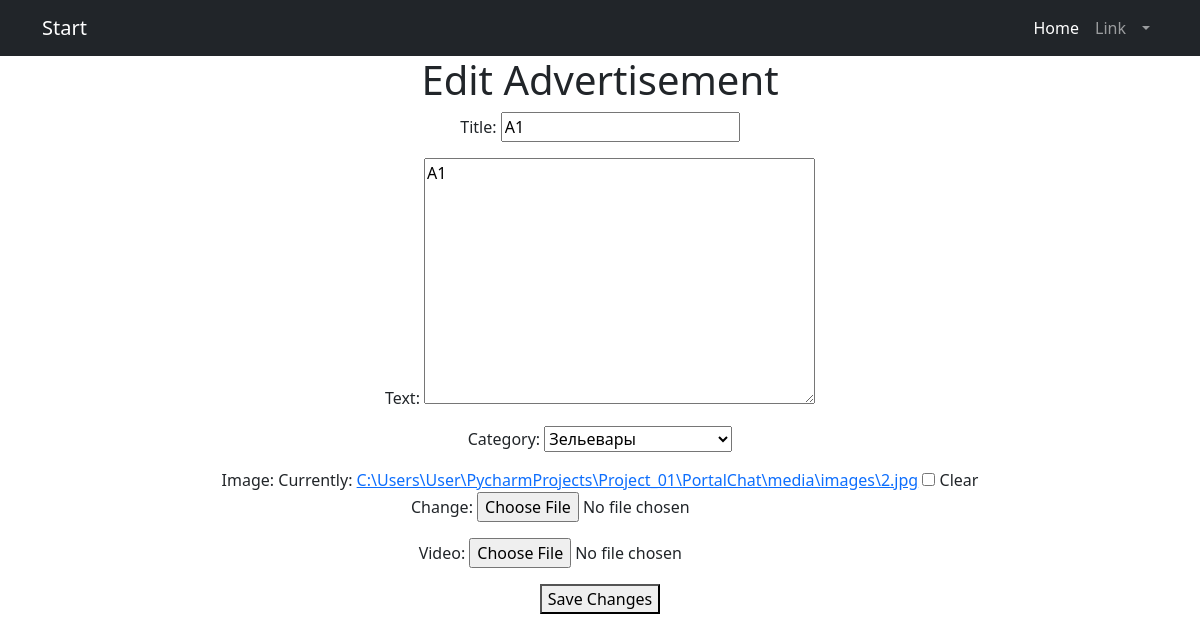
The app's page /accounts/advertisement/update/1/ (signed in) with its own data.
### chat/models.py (models this page shows, shortened)
class Advertisement(models.Model):
    user = models.ForeignKey(settings.AUTH_USER_MODEL, on_delete=models.CASCADE)
    title = models.CharField(max_length=100)
    text = models.TextField()
    image = models.ImageField(upload_to='images/', blank=True, null=True)
    video = models.FileField(upload_to='videos/', blank=True, null=True)
    content = RichTextField()
    category_choices = [
        ('Tanks', 'Танки'),
        ('Healers', 'Хилы'),
        ('DPS', 'ДД'),
        ('Traders', 'Торговцы'),
        ('Guild Masters', 'Гилдмастеры'),
        ('Quest Givers', 'Квестгиверы'),
        ('Blacksmiths', 'Кузнецы'),
        ('Leatherworkers', 'Кожевники'),
        ('Alchemists', 'Зельевары'),
        ('Spellcasters', 'Мастера заклинаний'),
    ]
    category = models.CharField(max_length=20, choices=category_choices)

### chat/views.py (the view, shortened to what this page needs)
# urls.py: path('advertisement/update/<int:pk>/', AdvertisementUpdateView.as_view(), name='advertisement_update'),
class AdvertisementUpdateView(LoginRequiredMixin, UpdateView):
    model = Advertisement
    fields = ['title', 'text', 'category', 'image', 'video']
    template_name = 'advertisement_update.html'
    def dispatch(self, request, *args, **kwargs):
        obj = self.get_object()
        if obj.user != self.request.user:
            raise PermissionDenied
        return super().dispatch(request, *args, **kwargs)
    success_url = reverse_lazy('home')

### chat/templates/advertisement_update.html (shortened to what this page needs)
{% extends 'default.html' %}
{% block content %}
<html>
<head>
</head>
<body>
    <h1>Edit Advertisement</h1>
    <form method="post">
        {{ form.as_p }}
        <button type="submit">Save Changes</button>
    </form>
</body>
</html>
{% endblock %}

### records on screen
Advertisement: title "A1", text "A1", category "Зельевары"
